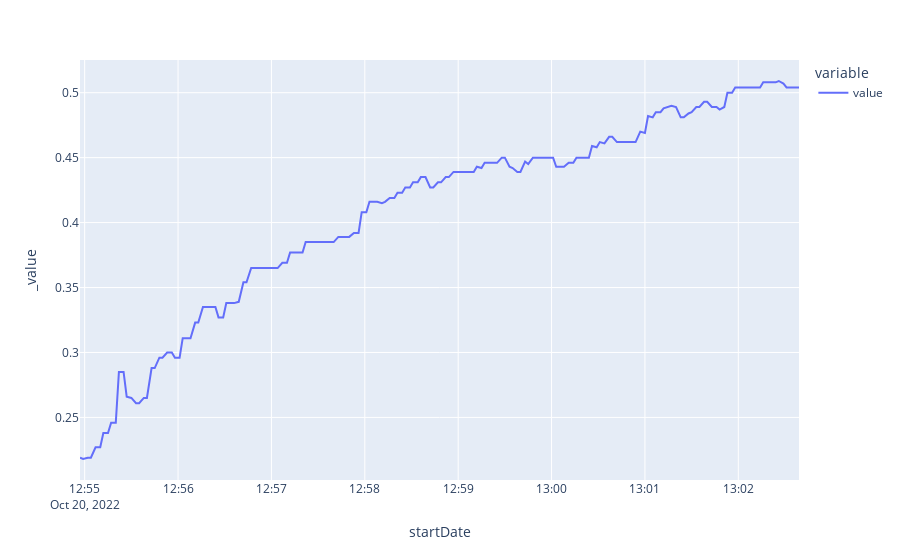

Source (notebook cell):
### Code cell
dfInterest[['value']].plot()

### Figure 1 — Plotly figure (JSON) as saved in the notebook; plotly's stock layout.template omitted (floating-point values rounded to 4 significant figures; data arrays with more than 128 entries replaced by an {"elided": "..."} marker saying what was removed)
{"data": [{"hovertemplate": "variable=value<br>startDate=%{x}<br>_value=%{y}<extra></extra>", "legendgroup": "value", "line": {"color": "#636efa", "dash": "solid"}, "marker": {"symbol": "circle"}, "mode": "lines", "name": "value", "orientation": "v", "showlegend": true, "type": "scatter", "x": {"elided": "182 str values"}, "xaxis": "x", "y": {"elided": "182 float values"}, "yaxis": "y"}], "layout": {"legend": {"title": {"text": "variable"}, "tracegroupgap": 0}, "margin": {"t": 60}, "xaxis": {"anchor": "y", "domain": [0, 1], "title": {"text": "startDate"}}, "yaxis": {"anchor": "x", "domain": [0, 1], "title": {"text": "_value"}}}}
